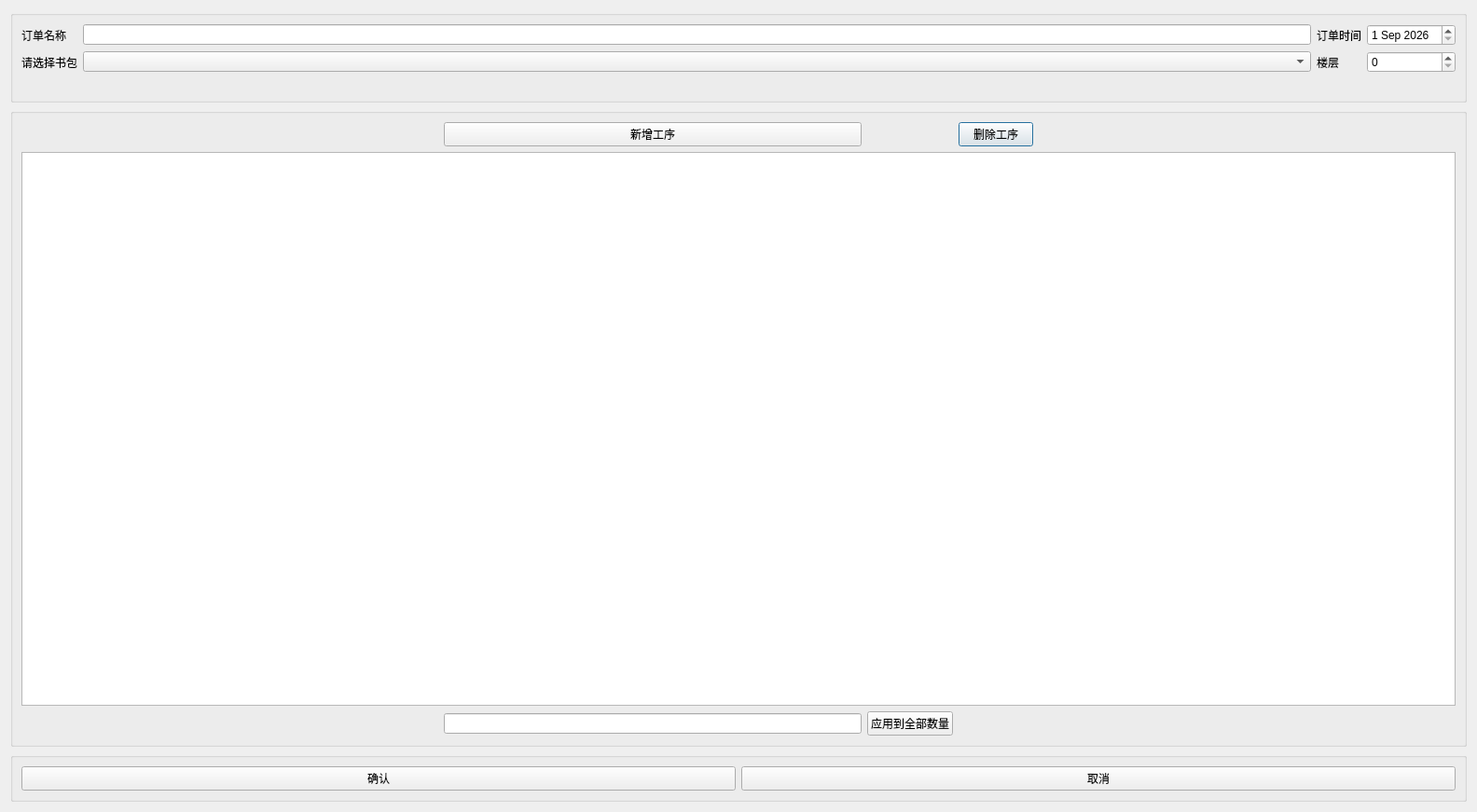
<?xml version="1.0" encoding="UTF-8"?>
<ui version="4.0">
 <class>OrderDialog</class>
 <widget class="QDialog" name="OrderDialog">
  <property name="geometry">
   <rect>
    <x>0</x>
    <y>0</y>
    <width>1584</width>
    <height>871</height>
   </rect>
  </property>
  <property name="windowTitle">
   <string>OrderDialog</string>
  </property>
  <layout class="QGridLayout" name="gridLayout_4">
   <item row="0" column="0">
    <widget class="QGroupBox" name="groupBox">
     <property name="title">
      <string/>
     </property>
     <layout class="QGridLayout" name="gridLayout">
      <item row="0" column="0">
       <widget class="QLabel" name="label_2">
        <property name="text">
         <string>订单名称</string>
        </property>
       </widget>
      </item>
      <item row="0" column="1">
       <widget class="QLineEdit" name="lineEdit"/>
      </item>
      <item row="0" column="2">
       <widget class="QLabel" name="label_3">
        <property name="text">
         <string>订单时间</string>
        </property>
       </widget>
      </item>
      <item row="0" column="3">
       <widget class="QDateEdit" name="dateEdit">
        <property name="dateTime">
         <datetime>
          <hour>0</hour>
          <minute>0</minute>
          <second>0</second>
          <year>2026</year>
          <month>9</month>
          <day>1</day>
         </datetime>
        </property>
       </widget>
      </item>
      <item row="1" column="0">
       <widget class="QLabel" name="label">
        <property name="text">
         <string>请选择书包</string>
        </property>
       </widget>
      </item>
      <item row="1" column="1">
       <widget class="QComboBox" name="comboBox"/>
      </item>
      <item row="2" column="0" colspan="3">
       <widget class="QLabel" name="BagImage">
        <property name="text">
         <string/>
        </property>
       </widget>
      </item>
      <item row="1" column="3">
       <widget class="QSpinBox" name="spinBox"/>
      </item>
      <item row="1" column="2">
       <widget class="QLabel" name="label_4">
        <property name="text">
         <string>楼层</string>
        </property>
       </widget>
      </item>
     </layout>
    </widget>
   </item>
   <item row="1" column="0">
    <widget class="QGroupBox" name="groupBox_2">
     <property name="title">
      <string/>
     </property>
     <layout class="QGridLayout" name="gridLayout_2">
      <item row="0" column="0">
       <spacer name="horizontalSpacer">
        <property name="orientation">
         <enum>Qt::Horizontal</enum>
        </property>
        <property name="sizeHint" stdset="0">
         <size>
          <width>412</width>
          <height>20</height>
         </size>
        </property>
       </spacer>
      </item>
      <item row="0" column="3">
       <widget class="QPushButton" name="pbtDelProcess">
        <property name="text">
         <string>删除工序</string>
        </property>
       </widget>
      </item>
      <item row="0" column="4">
       <spacer name="horizontalSpacer_2">
        <property name="orientation">
         <enum>Qt::Horizontal</enum>
        </property>
        <property name="sizeHint" stdset="0">
         <size>
          <width>412</width>
          <height>20</height>
         </size>
        </property>
       </spacer>
      </item>
      <item row="2" column="1">
       <widget class="QLineEdit" name="lineEdit_3"/>
      </item>
      <item row="0" column="1">
       <widget class="QPushButton" name="pbtMoreProcess">
        <property name="text">
         <string>新增工序</string>
        </property>
       </widget>
      </item>
      <item row="2" column="2">
       <widget class="QPushButton" name="pbtNumberAll">
        <property name="text">
         <string>应用到全部数量</string>
        </property>
       </widget>
      </item>
      <item row="1" column="0" colspan="5">
       <widget class="QTableView" name="OrderDetailView"/>
      </item>
     </layout>
     <widget class="QLabel" name="label_5">
      <property name="geometry">
       <rect>
        <x>710</x>
        <y>240</y>
        <width>161</width>
        <height>18</height>
       </rect>
      </property>
      <property name="text">
       <string/>
      </property>
     </widget>
    </widget>
   </item>
   <item row="2" column="0">
    <widget class="QGroupBox" name="groupBox_3">
     <property name="title">
      <string/>
     </property>
     <layout class="QGridLayout" name="gridLayout_3">
      <item row="0" column="1">
       <widget class="QPushButton" name="pushButton_4">
        <property name="text">
         <string>取消</string>
        </property>
       </widget>
      </item>
      <item row="0" column="0">
       <widget class="QPushButton" name="pushButton_3">
        <property name="text">
         <string>确认</string>
        </property>
       </widget>
      </item>
     </layout>
    </widget>
   </item>
  </layout>
 </widget>
 <resources/>
 <connections>
  <connection>
   <sender>pushButton_3</sender>
   <signal>clicked()</signal>
   <receiver>OrderDialog</receiver>
   <slot>accept()</slot>
   <hints>
    <hint type="sourcelabel">
     <x>407</x>
     <y>826</y>
    </hint>
    <hint type="destinationlabel">
     <x>791</x>
     <y>435</y>
    </hint>
   </hints>
  </connection>
  <connection>
   <sender>pushButton_4</sender>
   <signal>clicked()</signal>
   <receiver>OrderDialog</receiver>
   <slot>reject()</slot>
   <hints>
    <hint type="sourcelabel">
     <x>1176</x>
     <y>826</y>
    </hint>
    <hint type="destinationlabel">
     <x>791</x>
     <y>435</y>
    </hint>
   </hints>
  </connection>
 </connections>
</ui>
